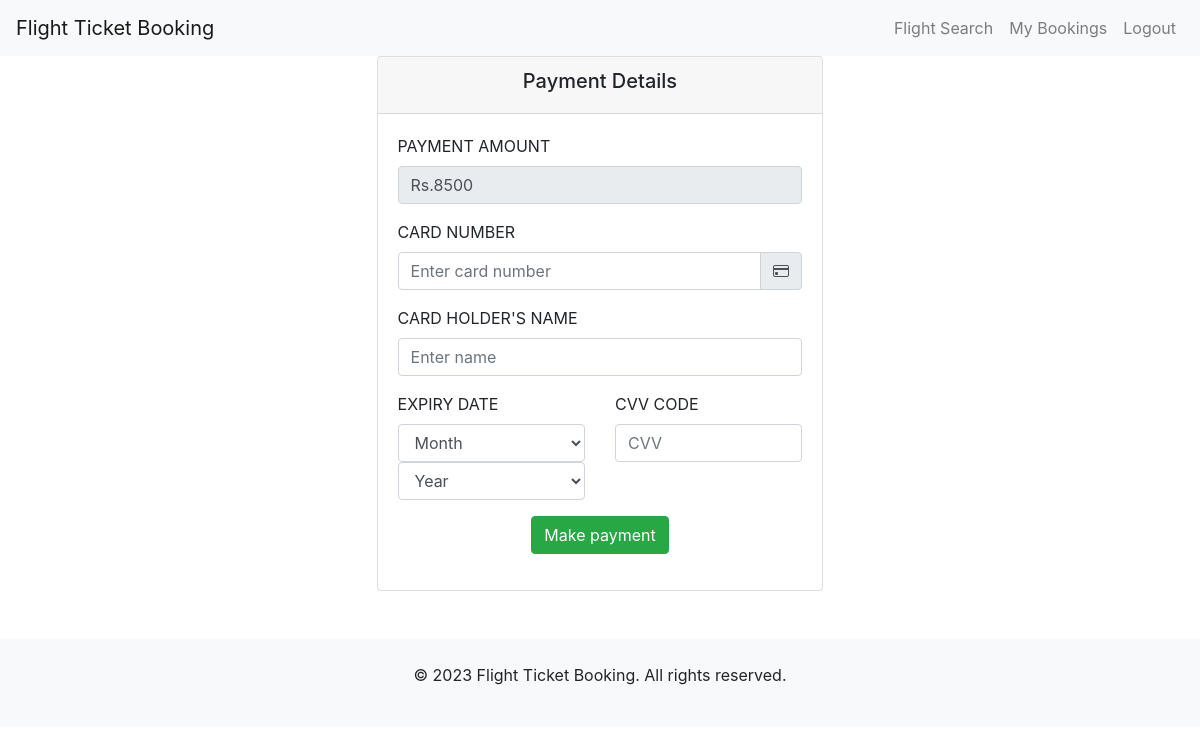
/flight/1/booking/make_payment/ (signed in), run on an earlier commit of the app's database.
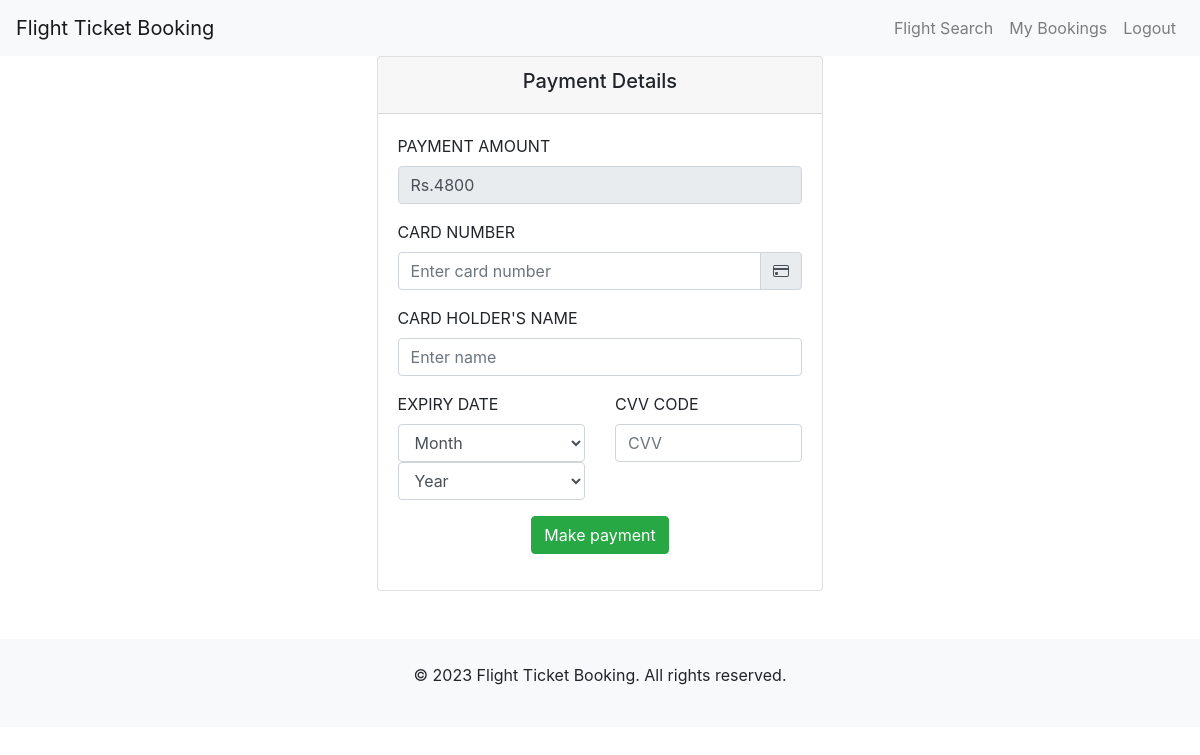
And on a later commit of the database.
### mainapp/models.py (models this page shows)
class Flight(models.Model):
    flight_number = models.CharField(max_length=10)
    airline = models.CharField(max_length=30)
    departure_city = models.ForeignKey(Airports, on_delete=models.SET_NULL, blank=True, null=True,
                                       related_name="departure")
    arrival_city = models.ForeignKey(Airports, on_delete=models.SET_NULL, blank=True, null=True, related_name="arrival")
    departure_date = models.DateField()
    departure_time = models.TimeField()
    arrival_date = models.DateField()
    arrival_time = models.TimeField()
    seats_count = models.IntegerField(default=60)
    fare = models.PositiveIntegerField()

### mainapp/views.py (the view)
# urls.py: path('flight/<int:flight_id>/booking/make_payment/', views.make_payment, name='make_payment'),
@login_required(login_url='user_login')
def make_payment(request, flight_id):
    flight = Flight.objects.get(id=flight_id)
    fare_charges = flight.fare + 80
    if request.method == 'POST':
        return redirect('payment_status', flight_id=flight.id)
    return render(request, 'payment.html', {'flight': flight, 'fare': fare_charges})

### mainapp/templates/payment.html (shortened to what the changed rows need)
{% extends 'base_2.html' %}
{% load static %}
{% block content %}
<section class="section section1" style="d;">
    <div class="container">
        <div class="payment-box d-flex justify-content-center align-items-center">
            <div class="card payment-card">
                <div class="card-body">
                    <form action="{% url 'payment_status' flight.id %}" method="POST">
                        <div class="row payment-amount-div">
                            <div class="form-group col">
                                <label for="payment_amount">PAYMENT AMOUNT</label>
                                <input type="text" class="form-control" id="payment_amount" name="fare"
                                       value="Rs.{{ flight.fare }}" disabled required>
                            </div>
                        </div>
                    </form>
                </div>
            </div>
        </div>
    </div>
</section>
<br><br>
{% endblock %}

What changed in the data, as far as the page shows it:
changed Flight: fare "Rs.8500" → "Rs.4800"
